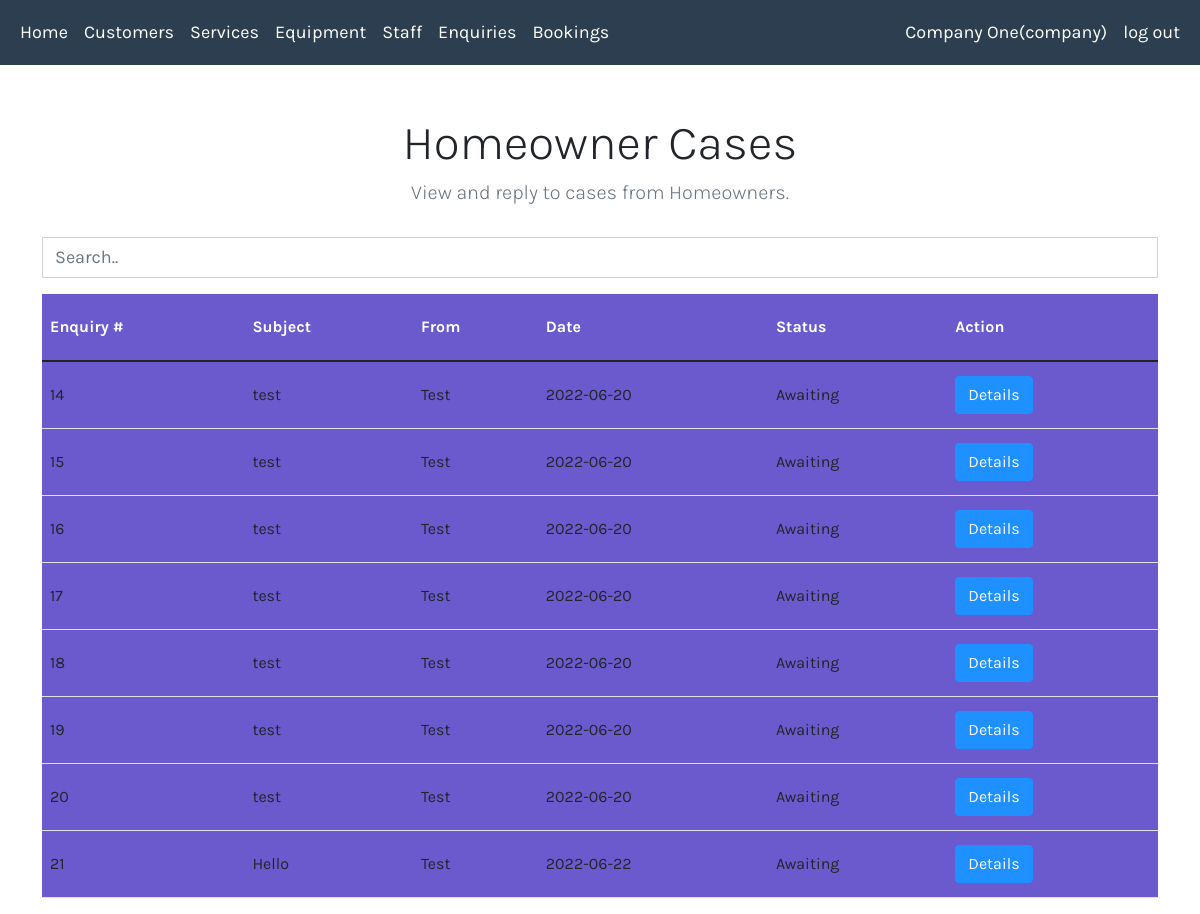
/viewCases.php (signed in), run on an earlier commit of the app's database.
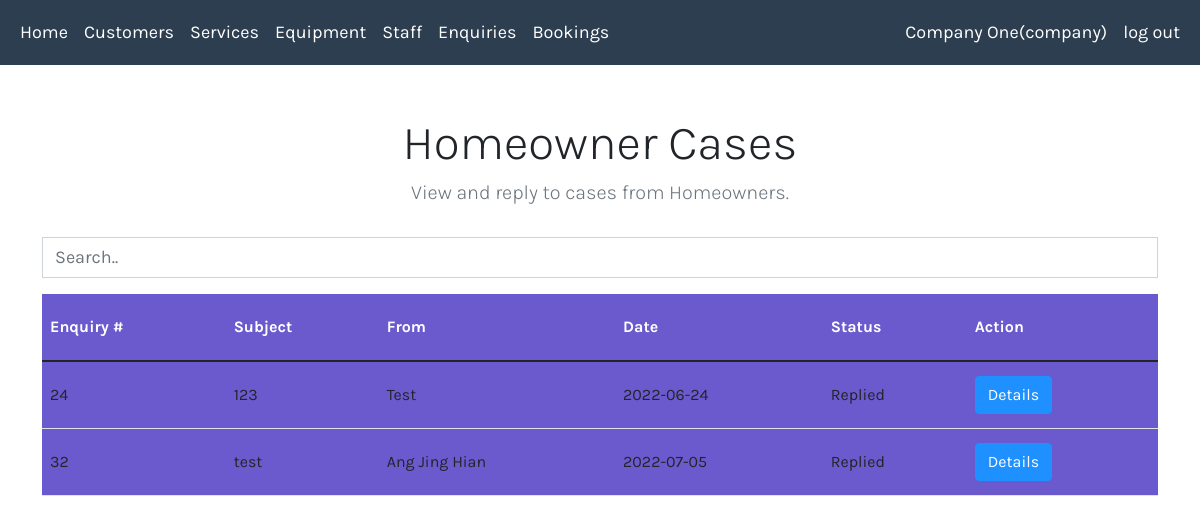
And on a later commit of the database.
### tables this page shows
CREATE TABLE `cases` (
  `case_ID` int(11) NOT NULL,
  `case_subject` varchar(30) NOT NULL,
  `company_ID` int(11) NOT NULL,
  `homeowner_ID` int(11) NOT NULL,
  `case_date` varchar(15) NOT NULL,
  `case_status` varchar(10) NOT NULL,
  `case_description` varchar(500) NOT NULL,
  `case_reply` varchar(255) DEFAULT NULL
);

CREATE TABLE `homeowners` (
  `homeowner_ID` int(11) NOT NULL,
  `username` varchar(50) NOT NULL,
  `password` varchar(255) NOT NULL,
  `name` varchar(50) NOT NULL,
  `email` varchar(50) NOT NULL,
  `phone` int(11) NOT NULL,
  `address` varchar(255) NOT NULL,
  `postal_code` int(11) NOT NULL,
  `home_type` varchar(30) NOT NULL,
  `user_type` varchar(20) NOT NULL,
  `suspended` tinyint(1) NOT NULL DEFAULT 0,
  `verified` tinyint(1) NOT NULL DEFAULT 0
);

### classes.php (the view, shortened to what this page needs)
<?php
include_once 'cssLinks.php';
class Company{
  private $conn = NULL;
  function __construct() {
    include("conn.php");
    $this->conn = $conn;
  }
function tableHeaderCases()
{
  echo "<table class='table table-hover datatable_style' >
          <thead>
          <tr class='table-padding text-white'>
            <th>Enquiry #</th>
            <th>Subject</th>
            <th>From</th>
            <th>Date</th>
            <th>Status</th>
            <th>Action</th>
          </tr>
          </thead>
          <tbody class='search-table'>";
}
 function listCases(){
   $ID = $_SESSION['ID'];
  $query = "SELECT cas.*,home.name
            FROM Cases AS cas
            JOIN Homeowners AS home
            ON cas.homeowner_ID = home.homeowner_ID
            WHERE company_ID = '$ID'";
   $result = mysqli_query($this->conn, $query);
    if ($result->num_rows > 0) {
      $this->tableHeaderCases();
      while($row = $result->fetch_assoc()) {
      echo "
                <tr class='table-padding' >
                  <form method='post' action='replyCase.php'>
                  <td>".$row["case_ID"]."</td>
                  <td>".$row["case_subject"]."</td>
                  <td>".$row["name"]."</td>
                  <td>".$row["case_date"]."</td>
                  <td>".$row["case_status"]."</td>
                  ".'<input type ="hidden" value ="'.$row["case_ID"].'" name ="case_ID"/>'.
                    '<input type ="hidden" value ="'.$row["case_subject"].'" name ="case_subject"/>'.
                    '<input type ="hidden" value ="'.$row["name"].'" name ="homeowner_name"/>'.
                    '<input type ="hidden" value ="'.$row["case_date"].'" name ="case_date"/>'.
                    '<input type ="hidden" value ="'.$row["case_status"].'" name ="case_status"/>'.
                    '<input type ="hidden" value ="'.$row["case_description"].'" name ="case_description"/>'.
                    '<input type ="hidden" value ="" name ="reply"/>'.
                  "<td class ='align-middle'><input type='submit' class='btn  btn-primary' value='Details'></td>
                </tr>
              </form>";
      }
      echo "
      </tbody></table>";
    } else {
      echo "No Companies Found";
    }
}
}

What changed in the data, as far as the page shows it:
removed cases: case_ID "14", case_subject "test", homeowner_ID.name "Test", case_date "2022-06-20", case_status "Awaiting"
removed cases: case_ID "15", case_subject "test", homeowner_ID.name "Test", case_date "2022-06-20", case_status "Awaiting"
removed cases: case_ID "16", case_subject "test", homeowner_ID.name "Test", case_date "2022-06-20", case_status "Awaiting"
removed cases: case_ID "17", case_subject "test", homeowner_ID.name "Test", case_date "2022-06-20", case_status "Awaiting"
removed cases: case_ID "18", case_subject "test", homeowner_ID.name "Test", case_date "2022-06-20", case_status "Awaiting"
removed cases: case_ID "19", case_subject "test", homeowner_ID.name "Test", case_date "2022-06-20", case_status "Awaiting"
removed cases: case_ID "20", case_subject "test", homeowner_ID.name "Test", case_date "2022-06-20", case_status "Awaiting"
removed cases: case_ID "21", case_subject "Hello", homeowner_ID.name "Test", case_date "2022-06-22", case_status "Awaiting"
added cases: case_ID "24", case_subject "123", homeowner_ID.name "Test", case_date "2022-06-24", case_status "Replied"
added cases: case_ID "32", case_subject "test", homeowner_ID.name "Ang Jing Hian", case_date "2022-07-05", case_status "Replied"
